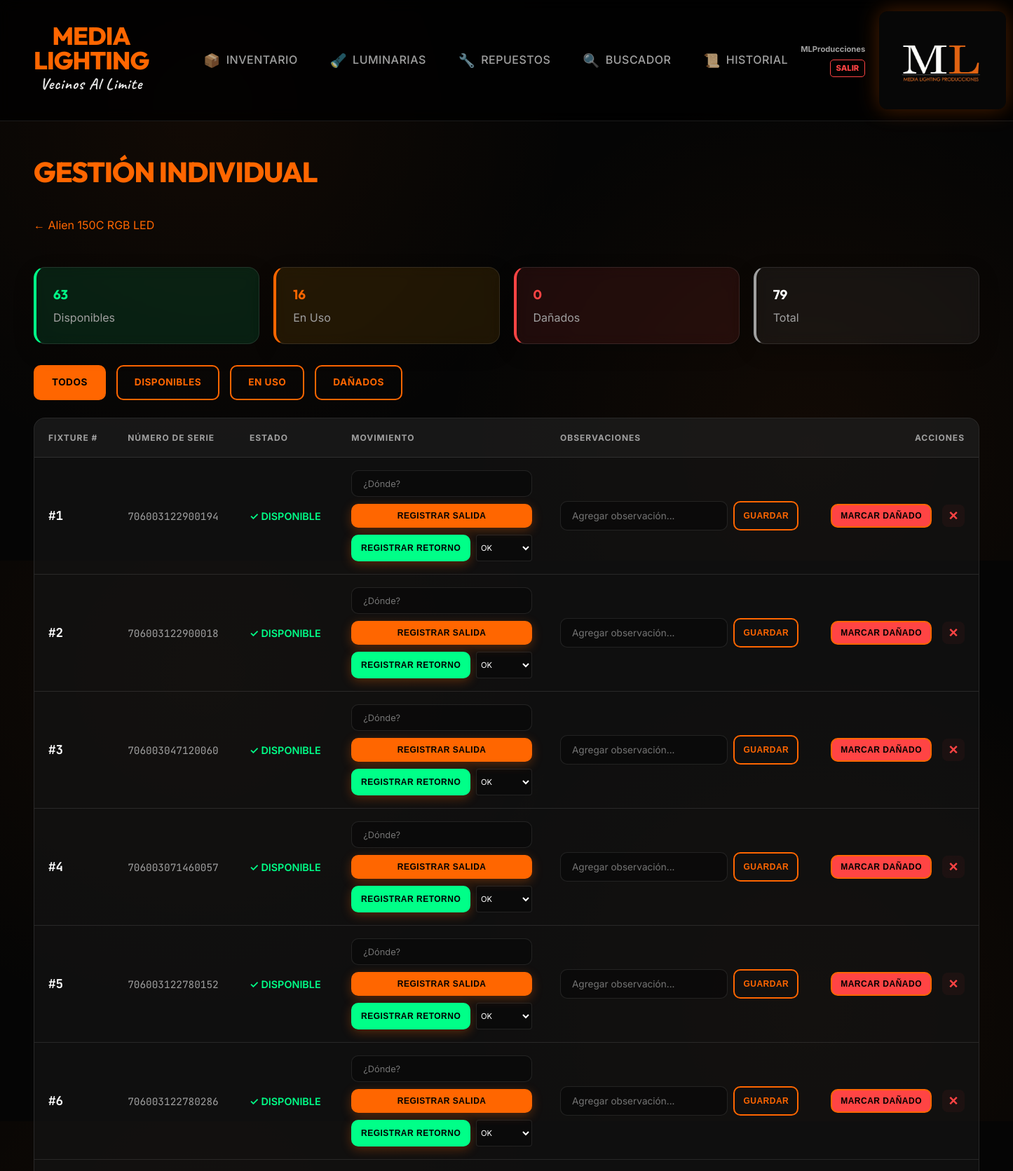
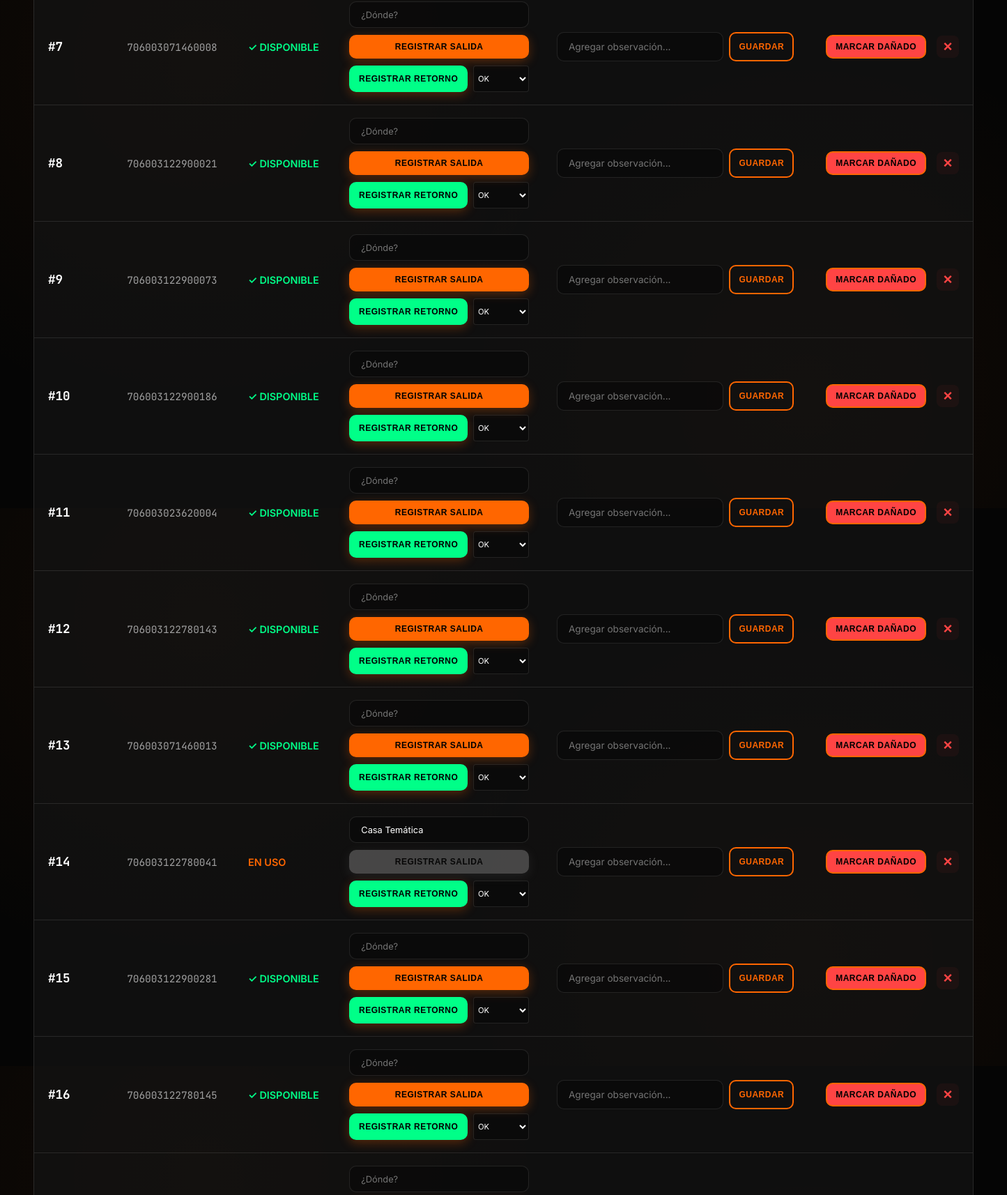
/equipo/27/individuales (signed in, upper part), run on the app's committed database (2 pictures, top to bottom).
### app.py (models this page shows)
class Equipo(db.Model):
    id = db.Column(db.Integer, primary_key=True)
    nombre = db.Column(db.String(100), nullable=False)
    categoria = db.Column(db.String(50), nullable=False)
    marca = db.Column(db.String(50))
    cantidad_total = db.Column(db.Integer, default=1)
    cantidad_en_uso = db.Column(db.Integer, default=0)
    fecha_ingreso = db.Column(db.String(10))
    observaciones = db.Column(db.Text, default="")
    danado = db.Column(db.Boolean, default=False) # Nuevo: Indicar si el equipo está dañado
    manual_filename = db.Column(db.String(200))
    gestion_individual = db.Column(db.Boolean, default=False) # True para equipos que se gestionan individualmente (ej: Luminarias)
    movimientos = db.relationship('Historial', backref='equipo', cascade="all, delete-orphan")
    documentos = db.relationship('Documento', backref='equipo', cascade="all, delete-orphan")
    compatibles = db.relationship(
        'Equipo',
        secondary='compatibilidad',
        primaryjoin='Equipo.id==compatibilidad.c.equipo_id',
        secondaryjoin='Equipo.id==compatibilidad.c.compatible_id',
        backref='es_compatible_con'
    )

class EquipoIndividual(db.Model):
    id = db.Column(db.Integer, primary_key=True)
    equipo_grupo_id = db.Column(db.Integer, db.ForeignKey('equipo.id'), nullable=False)
    numero_serie = db.Column(db.String(100), nullable=False)
    numero_fixture = db.Column(db.Integer)  # Número físico del equipo (1, 2, 3...)
    danado = db.Column(db.Boolean, default=False)
    observaciones_individuales = db.Column(db.Text, default="")
    fecha_ingreso = db.Column(db.String(10))
    en_uso = db.Column(db.Boolean, default=False)
    ubicacion_actual = db.Column(db.String(200))  # Última ubicación registrada
    equipo_grupo = db.relationship('Equipo', backref='equipos_individuales')
    movimientos = db.relationship('Historial', backref='equipo_individual', foreign_keys='Historial.equipo_individual_id')

### app.py (the view)
@app.route('/equipo/<int:id>/individuales')
@login_required
def gestion_individual(id):
    equipo_grupo = Equipo.query.get_or_404(id)
    if not equipo_grupo.gestion_individual:
        flash("Este equipo no requiere gestión individual.", "warning")
        return redirect(url_for('detalle_equipo', id=id))
    filtro = request.args.get('filtro', 'todos')
    query = EquipoIndividual.query.filter_by(equipo_grupo_id=id)
    if filtro == 'disponibles':
        query = query.filter_by(en_uso=False, danado=False)
    elif filtro == 'en_uso':
        query = query.filter_by(en_uso=True)
    elif filtro == 'danados':
        query = query.filter_by(danado=True)
    equipos_ind = query.order_by(EquipoIndividual.numero_fixture).all()
    total = len(equipo_grupo.equipos_individuales)
    disponibles = sum(1 for e in equipo_grupo.equipos_individuales if not e.en_uso and not e.danado)
    en_uso = sum(1 for e in equipo_grupo.equipos_individuales if e.en_uso)
    danados = sum(1 for e in equipo_grupo.equipos_individuales if e.danado)
    ubicaciones = db.session.query(Historial.usuario).distinct().all()
    ubicaciones = sorted([u[0] for u in ubicaciones if u[0]])
    return render_template('gestion_individual.html',
                         equipo_grupo=equipo_grupo,
                         equipos_ind=equipos_ind,
                         filtro=filtro,
                         stats={'total': total, 'disponibles': disponibles, 'en_uso': en_uso, 'danados': danados},
                         ubicaciones=ubicaciones)

### app.py (called while the page is built)
def login_required(f):
    @wraps(f)
    def decorated_function(*args, **kwargs):
        if 'user_id' not in session:
            flash("Por favor, inicia sesión para acceder.", "warning")
            return redirect(url_for('login'))
        return f(*args, **kwargs)
    return decorated_function

### templates/gestion_individual.html (shortened to what this page needs)
{% extends "base.html" %}
{% block content %}
<div style="display: flex; justify-content: space-between; align-items: center; margin-bottom: 30px;">
    <div>
        <h1>GESTIÓN INDIVIDUAL</h1>
        <p style="color: var(--text-dim); margin-top: 10px;">
            <a href="/equipo/{{ equipo_grupo.id }}" style="color: var(--orange); text-decoration: none;">
                ← {{ equipo_grupo.nombre }}
            </a>
        </p>
    </div>
</div>
<div
    style="display: grid; grid-template-columns: repeat(auto-fit, minmax(200px, 1fr)); gap: 20px; margin-bottom: 30px;">
    <div class="card" style="background: rgba(0, 255, 136, 0.1); border-left: 4px solid var(--green);">
        <h3 style="color: var(--green); margin: 0;">{{ stats.disponibles }}</h3>
        <p style="margin: 5px 0 0 0; color: var(--text-dim);">Disponibles</p>
    </div>
    <div class="card" style="background: rgba(255, 165, 0, 0.1); border-left: 4px solid var(--orange);">
        <h3 style="color: var(--orange); margin: 0;">{{ stats.en_uso }}</h3>
        <p style="margin: 5px 0 0 0; color: var(--text-dim);">En Uso</p>
    </div>
    <div class="card" style="background: rgba(255, 68, 68, 0.1); border-left: 4px solid var(--red);">
        <h3 style="color: var(--red); margin: 0;">{{ stats.danados }}</h3>
        <p style="margin: 5px 0 0 0; color: var(--text-dim);">Dañados</p>
    </div>
    <div class="card" style="background: rgba(255, 255, 255, 0.05); border-left: 4px solid var(--text-dim);">
        <h3 style="color: var(--text-main); margin: 0;">{{ stats.total }}</h3>
        <p style="margin: 5px 0 0 0; color: var(--text-dim);">Total</p>
    </div>
</div>
<div style="display: flex; gap: 15px; margin-bottom: 25px; flex-wrap: wrap;">
    <a href="?filtro=todos" class="btn-outline {{ 'active' if filtro == 'todos' }}"
        style="{{ 'background: var(--orange); color: #000;' if filtro == 'todos' }}">
        TODOS
    </a>
    <a href="?filtro=disponibles" class="btn-outline {{ 'active' if filtro == 'disponibles' }}"
        style="{{ 'background: var(--green); color: #000;' if filtro == 'disponibles' }}">
        DISPONIBLES
    </a>
    <a href="?filtro=en_uso" class="btn-outline {{ 'active' if filtro == 'en_uso' }}"
        style="{{ 'background: var(--orange); color: #000;' if filtro == 'en_uso' }}">
        EN USO
    </a>
    <a href="?filtro=danados" class="btn-outline {{ 'active' if filtro == 'danados' }}"
        style="{{ 'background: var(--red); color: #000;' if filtro == 'danados' }}">
        DAÑADOS
    </a>
</div>
<div class="table-container">
    <table>
        <thead>
            <tr>
                <th>FIXTURE #</th>
                <th>NÚMERO DE SERIE</th>
                <th>ESTADO</th>
                <th>MOVIMIENTO</th>
                <th>OBSERVACIONES</th>
                <th style="text-align: right;">ACCIONES</th>
            </tr>
        </thead>
        <tbody>
            {% for eq in equipos_ind %}
            <tr style="{{ 'background: rgba(255, 0, 0, 0.1);' if eq.danado }}">
                <td data-label="Fixture #">
                    <span style="font-family: 'JetBrains Mono'; font-weight: 700; font-size: 1.1rem;">
                        #{{ eq.numero_fixture }}
                    </span>
                </td>
                <td data-label="Serie">
                    <span style="font-family: 'JetBrains Mono'; color: var(--text-dim);">
                        {{ eq.numero_serie }}
                    </span>
                </td>
                <td data-label="Estado">
                    {% if eq.danado %}
                    <span style="color: var(--red); font-weight: 700;">⚠️ DAÑADO</span>
                    {% elif eq.en_uso %}
                    <span style="color: var(--orange); font-weight: 600;">EN USO</span>
                    {% else %}
                    <span style="color: var(--green); font-weight: 600;">✓ DISPONIBLE</span>
                    {% endif %}
                </td>
                <td data-label="Movimiento">
                    <form method="POST" style="display:flex; flex-direction: column; gap:10px; min-width: 220px;">
                        <div style="display:flex; flex-direction: column; gap:5px;">
                            <input type="text" name="donde" list="list-ubicaciones" placeholder="¿Dónde?"
                                value="{{ eq.ubicacion_actual if eq.en_uso else '' }}"
                                style="width: 100%; height: 38px; font-size:0.8rem;" required>
                        </div>
                        <div style="display:flex; flex-direction: column; gap:10px;">
                            <button type="submit" formaction="/movimiento/{{ equipo_grupo.id }}/prestar"
                                class="btn-main" {{ 'disabled' if eq.en_uso or eq.danado }}
                                style="padding: 10px; font-size: 0.75rem; {{ 'filter:grayscale(1); opacity:0.5;' if eq.en_uso or eq.danado }}">
                                REGISTRAR SALIDA
                            </button>
                            <div style="display:grid; grid-template-columns: 1fr 80px; gap: 8px;">
                                <button type="submit" formaction="/movimiento/{{ equipo_grupo.id }}/devolver"
                                    class="btn-main" style="background:var(--green); padding: 10px; font-size: 0.75rem;"
                                    {{ 'disabled' if not eq.en_uso }}>
                                    REGISTRAR RETORNO
                                </button>
                                <select name="estado_retorno"
                                    style="padding: 2px; font-size: 0.7rem; height: 38px; border-radius: 4px;">
                                    <option value="Buen Estado">OK</option>
                                </select>
                            </div>
                        </div>
                    </form>
                </td>
                <td data-label="Observaciones">
                    <form method="POST" action="/equipo/{{ equipo_grupo.id }}/individual/{{ eq.id }}/update"
                        style="display: flex; gap: 8px;">
                        <input type="text" name="observaciones" value="{{ eq.observaciones_individuales }}"
                            placeholder="Agregar observación..." style="flex: 1; font-size: 0.85rem;">
                        <button type="submit" class="btn-outline" style="padding: 6px 12px; font-size: 0.75rem;">
                            GUARDAR
                        </button>
                    </form>
                </td>
                <td style="text-align: right;">
                    <div class="actions-list">
                        <form method="POST" action="/equipo/{{ equipo_grupo.id }}/individual/{{ eq.id }}/toggle_danado"
                            style="display: inline;">
                            <button type="submit" class="btn-outline"
                                style="background: {{ 'var(--green)' if eq.danado else 'var(--red)' }}; color: #000; padding: 8px 12px; font-size: 0.75rem;">
                                {{ 'REPARAR' if eq.danado else 'MARCAR DAÑADO' }}
                            </button>
                        </form>
                        <form method="POST" action="/equipo/{{ equipo_grupo.id }}/individual/{{ eq.id }}/delete"
                            style="display: inline;"
                            onsubmit="return confirm('¿Eliminar equipo #{{ eq.numero_fixture }}?');">
                            <button type="submit" class="btn-delete">×</button>
                        </form>
                    </div>
                </td>
            </tr>
            {% endfor %}
        </tbody>
    </table>
</div>
{% endblock %}

### static/style.css (style rules this page uses)
:root { --orange: #ff6600; --orange-glow: rgba(255, 102, 0, 0.3); --dark-bg: #050505; --card-bg: rgba(20, 20, 20, 0.7); --nav-bg: rgba(0, 0, 0, 0.8); --border: rgba(255, 255, 255, 0.1); --border-hover: rgba(255, 255, 255, 0.2); --text-main: #ffffff; --text-dim: #a0a0a0; --green: #00ff88; --red: #ff4444; --glass: blur(10px); }
.actions-list { display: flex; justify-content: flex-end; align-items: center; gap: 15px; }
.btn-delete { color: var(--red); text-decoration: none; font-size: 1.4rem; font-weight: 800; line-height: 1; width: 32px; height: 32px; display: flex; align-items: center; justify-content: center; border-radius: 8px; transition: all 0.2s ease; background: rgba(255, 68, 68, 0.05); border: 1px solid transparent; }
body { font-family: 'Inter', sans-serif; background-color: var(--dark-bg); background-image: radial-gradient(circle at 20% 20%, rgba(255, 102, 0, 0.05) 0%, transparent 40%), radial-gradient(circle at 80% 80%, rgba(255, 102, 0, 0.05) 0%, transparent 40%); color: var(--text-main); margin: 0; line-height: 1.6; overflow-x: hidden; animation: fadeInPage 0.5s ease-out; }
.card, .form-box { background: var(--card-bg); backdrop-filter: var(--glass); -webkit-backdrop-filter: var(--glass); border: 1px solid var(--border); border-radius: 16px; padding: 24px; box-shadow: 0 10px 30px rgba(0, 0, 0, 0.2); transition: border-color 0.3s ease; }
.table-container, .form-box, .card { backface-visibility: hidden; -webkit-backface-visibility: hidden; transform: translateZ(0); }
h1, h2, h3 { font-family: 'Outfit', sans-serif; margin-top: 0; }
h1 { color: var(--orange); font-size: 2.5rem; font-weight: 800; margin-bottom: 2rem; letter-spacing: -1px; }
.table-container { border-radius: 16px; overflow: hidden; border: 1px solid var(--border); background: var(--card-bg); margin-top: 20px; }
table { width: 100%; border-collapse: collapse; }
th { background: rgba(255, 255, 255, 0.03); color: var(--text-dim); padding: 18px 20px; text-align: left; font-size: 0.75rem; font-weight: 700; text-transform: uppercase; letter-spacing: 1px; border-bottom: 1px solid var(--border); }
td { padding: 18px 20px; border-bottom: 1px solid var(--border); font-size: 0.9rem; color: var(--text-main); }
.btn-main, .btn-outline { display: inline-flex; align-items: center; justify-content: center; padding: 12px 24px; border-radius: 10px; font-weight: 700; font-size: 0.85rem; text-transform: uppercase; letter-spacing: 0.5px; cursor: pointer; transition: all 0.3s cubic-bezier(0.4, 0, 0.2, 1); text-decoration: none; border: none; }
.btn-main { background: var(--orange); color: #000; box-shadow: 0 4px 15px var(--orange-glow); }
.btn-outline { background: transparent; color: var(--orange); border: 2px solid var(--orange); }
input, textarea, select { background: rgba(0, 0, 0, 0.3); border: 1px solid var(--border); color: white; padding: 12px 16px; border-radius: 10px; font-family: inherit; font-size: 0.9rem; transition: all 0.3s ease; width: 100%; box-sizing: border-box; }
select option { background: #1a1a1a; color: white; }

### data on the page
Equipo: nombre "Alien 150C RGB LED"
EquipoIndividual: numero_fixture "1", numero_serie "706003122900194", en_uso "✓ DISPONIBLE", danado "MARCAR DAÑADO"
EquipoIndividual: numero_fixture "2", numero_serie "706003122900018", en_uso "✓ DISPONIBLE", danado "MARCAR DAÑADO"
EquipoIndividual: numero_fixture "3", numero_serie "706003047120060", en_uso "✓ DISPONIBLE", danado "MARCAR DAÑADO"
EquipoIndividual: numero_fixture "4", numero_serie "706003071460057", en_uso "✓ DISPONIBLE", danado "MARCAR DAÑADO"
EquipoIndividual: numero_fixture "5", numero_serie "706003122780152", en_uso "✓ DISPONIBLE", danado "MARCAR DAÑADO"
EquipoIndividual: numero_fixture "6", numero_serie "706003122780286", en_uso "✓ DISPONIBLE", danado "MARCAR DAÑADO"
EquipoIndividual: numero_fixture "7", numero_serie "706003071460008", en_uso "✓ DISPONIBLE", danado "MARCAR DAÑADO"
EquipoIndividual: numero_fixture "8", numero_serie "706003122900021", en_uso "✓ DISPONIBLE", danado "MARCAR DAÑADO"
EquipoIndividual: numero_fixture "9", numero_serie "706003122900073", en_uso "✓ DISPONIBLE", danado "MARCAR DAÑADO"
EquipoIndividual: numero_fixture "10", numero_serie "706003122900186", en_uso "✓ DISPONIBLE", danado "MARCAR DAÑADO"
EquipoIndividual: numero_fixture "11", numero_serie "706003023620004", en_uso "✓ DISPONIBLE", danado "MARCAR DAÑADO"
EquipoIndividual: numero_fixture "12", numero_serie "706003122780143", en_uso "✓ DISPONIBLE", danado "MARCAR DAÑADO"
EquipoIndividual: numero_fixture "13", numero_serie "706003071460013", en_uso "✓ DISPONIBLE", danado "MARCAR DAÑADO"
EquipoIndividual: numero_fixture "14", numero_serie "706003122780041", shows "EN USO", donde "Casa Temática", danado "MARCAR DAÑADO"
EquipoIndividual: numero_fixture "15", numero_serie "706003122900281", en_uso "✓ DISPONIBLE", danado "MARCAR DAÑADO"
EquipoIndividual: numero_fixture "16", numero_serie "706003122780145", en_uso "✓ DISPONIBLE", danado "MARCAR DAÑADO"

### other printed values
{{ session['username'] }} "MLProducciones"
{{ stats.disponibles }} "63"
{{ stats.en_uso }} "16"
{{ stats.danados }} "0"
{{ stats.total }} "79"
